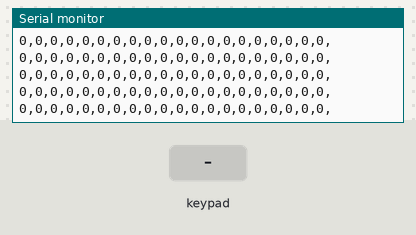
Recording of a sketch running on a simulated ESP32. Shown: the last lines printed to the serial monitor. Inputs (shaded band) come from the test bench. Nothing arrives over Bluetooth unless stated.

Above: at 1.2 s.
1.3 s: key 'U' pressed
At 1.33 s:
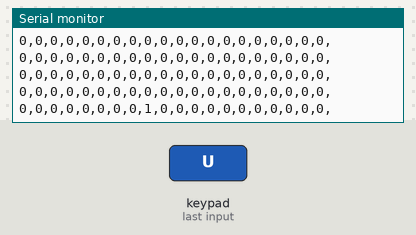
2.8 s: key 'D' pressed
At 2.83 s:
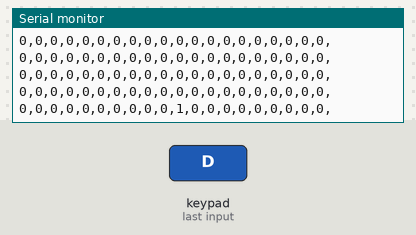

The sketch:

Prueba1.ino
```cpp
#include <PS4Controller.h>
//A0:B7:65:55:FC:F2
unsigned long lastTimeStamp = 0;

void notify()
{
  int LSx =     PS4.LStickX();
  int LSy =     PS4.LStickY();
  int RSx =     PS4.RStickX();
  int RSy =     PS4.RStickY();
  int DirRigh = PS4.R2();
  int DirLeft = PS4.L2();
  int R1 =      PS4.R1();
  int L1 =      PS4.L1();
  int PUp =     PS4.Up();
  int Pleft =   PS4.Left();
  int PDown =   PS4.Down();
  int PRight =  PS4.Right();
  int PSquare = PS4.Square();
  int PCross  = PS4.Cross();
  int PCircle = PS4.Circle();
  int PTriangle=PS4.Triangle();
  int PL3 = PS4.L3();
  int PR3 = PS4.R3();
  int share = PS4.Share();
  int options = PS4.Options();
  String dataToSend =
  String(LSx) + "," + String(LSy) + "," +
  String(RSx) + "," + String(RSy) + "," +
  String(DirLeft) + "," + String(DirRigh) + "," +
  String(L1) + "," + String(R1) + "," +

  String(PUp) + "," + String(PRight) + "," +
  String(PDown) + "," + String(Pleft) + "," +
  String(PSquare) + "," + String(PCross) + "," +
  String(PCircle) + "," + String(PTriangle) + ","+
  String(PL3) + "," + String(PR3) + ","+
  String(share) + "," + String(options) + ",";

   if (millis() - lastTimeStamp > 50)
  {
    Serial.println(dataToSend);
    lastTimeStamp = millis();
  }
}
void onConnect()
{
  Serial.println("Connected!.");
}

void onDisConnect()
{
  Serial.println("Disconnected!.");
}


void setup() {
  Serial.begin(115200);
  PS4.attach(notify);
  PS4.attachOnConnect(onConnect);
  PS4.attachOnDisconnect(onDisConnect);
  PS4.begin();
  Serial.println("Ready.");

}

void loop() {
  // put your main code here, to run repeatedly:

}
```

Measured:
- after the input at 1.3 s, the serial monitor: prints a new line at once (image 1)
- after the input at 2.8 s, the serial monitor: prints a new line at once (image 2)
